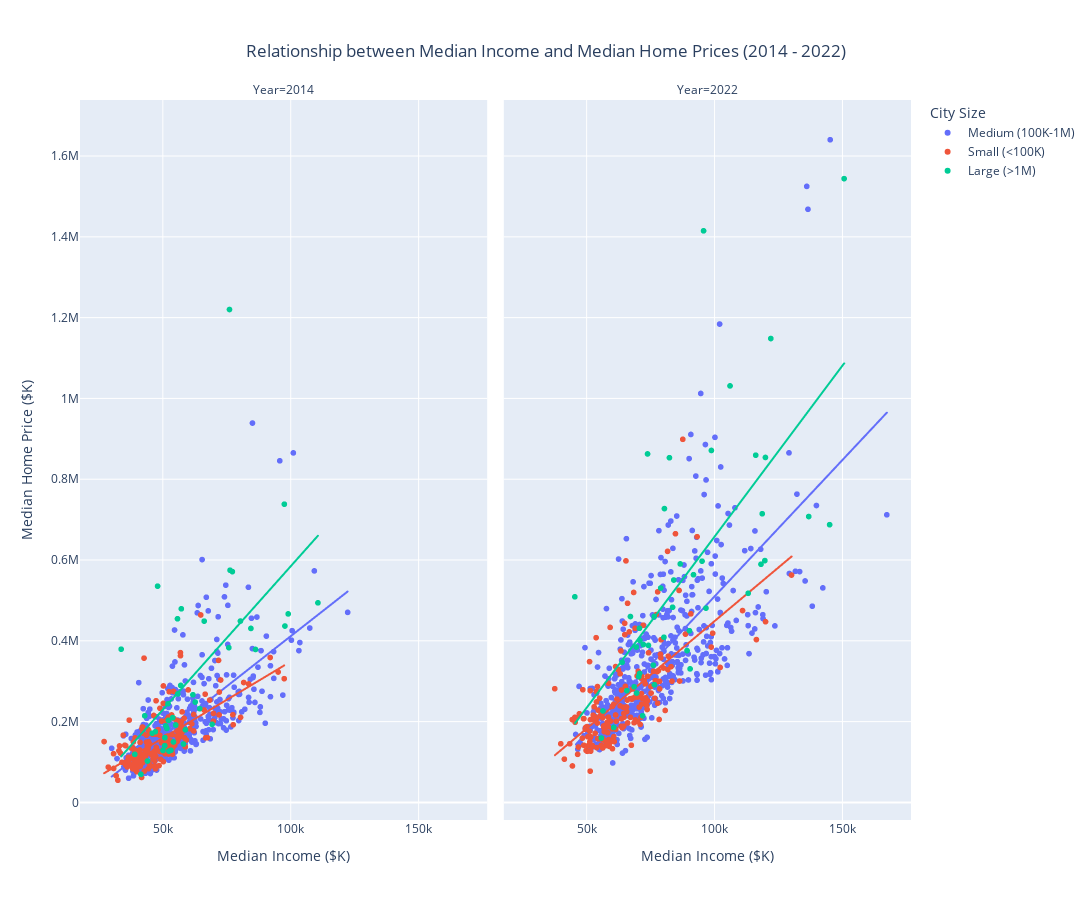

Here is the notebook cell this chart was saved with:
### Code cell
import plotly.express as px
import pandas as pd
from sklearn.linear_model import LinearRegression

# Define the years of interest
years = [2014, 2022]

# Define thresholds for small, medium, and large cities based on typical population sizes
small_threshold = 100000
large_threshold = 1000000

# Create an empty DataFrame to store the results for Plotly
plotly_data = pd.DataFrame()

# Loop through each year
for year in years:
    # Filter the data for the specific year
    df_year = df_red_all[df_red_all['year'] == year]
    
    # Filter out rows where population is 0
    df_year = df_year[df_year['population'] > 0]
    
    # Categorize population into small, medium, and large cities
    def categorize_city(pop):
        if pop < small_threshold:
            return 'Small (<100K)'
        elif small_threshold <= pop <= large_threshold:
            return 'Medium (100K-1M)'
        else:
            return 'Large (>1M)'
    
    df_year['City_Size'] = df_year['population'].apply(categorize_city)
    
    # Prepare data for regression
    X = df_year['med_inc'].values.reshape(-1, 1) / 1000  # Convert to thousands
    y = df_year['all_home_val'].values / 1000  # Convert to thousands
    
    # Fit the linear regression model
    model = LinearRegression()
    model.fit(X, y)
    y_pred = model.predict(X)
    
    # Add regression predictions to the DataFrame
    df_year['Predicted_Home_Value'] = y_pred
    
    # Append the data to the plotly_data DataFrame
    plotly_data = pd.concat([plotly_data, df_year])

# Create the interactive scatter plot with Plotly
fig = px.scatter(
    plotly_data,
    x='med_inc',
    y='all_home_val',
    color='City_Size',
    facet_col='year',
    trendline='ols',
    labels={
        'med_inc': 'Median Income ($K)',
        'all_home_val': 'Median Home Price ($K)',
        'City_Size': 'City Size',
        'year': 'Year'
    },
    hover_data={
        'county_state': True,  # Add county_state to the hover information
        'med_inc': ':.2f',  # Format median income
        'all_home_val': ':.2f',  # Format median home value
        #'Predicted_Home_Value': ':.2f'  # Format predicted home value
    },
    title="Relationship between Median Income and Median Home Prices (2014 - 2022)"
)

# Customize the layout
fig.update_layout(
    height=900,
    width=1200,
    title={
        'text': "Relationship between Median Income and Median Home Prices (2014 - 2022)",
        'y':0.95,
        'x':0.5,
        'xanchor': 'center',
        'yanchor': 'top'
    },
    xaxis_title="Median Income ($K)",
    yaxis_title="Median Home Price ($K)"
)

# Show the plot
fig.show()

### Figure 1 — Plotly figure (JSON) as saved in the notebook; plotly's stock layout.template omitted (floating-point values rounded to 4 significant figures; data arrays with more than 128 entries replaced by an {"elided": "..."} marker saying what was removed)
{"data": [{"customdata": {"elided": "517x1 str values"}, "hovertemplate": "City Size=Medium (100K-1M)<br>Year=2014<br>Median Income ($K)=%{x:.2f}<br>Median Home Price ($K)=%{y:.2f}<br>county_state=%{customdata[0]}<extra></extra>", "legendgroup": "Medium (100K-1M)", "marker": {"color": "#636efa", "symbol": "circle"}, "mode": "markers", "name": "Medium (100K-1M)", "showlegend": true, "type": "scattergl", "x": {"elided": "517 int values"}, "xaxis": "x", "y": {"elided": "517 float values"}, "yaxis": "y"}, {"hovertemplate": "<b>OLS trendline</b><br>all_home_val = 4.9638 * med_inc + -85055.4<br>R<sup>2</sup>=0.483389<br><br>City Size=Medium (100K-1M)<br>Year=2014<br>Median Income ($K)=%{x:.2f}<br>Median Home Price ($K)=%{y:.2f} <b>(trend)</b><extra></extra>", "legendgroup": "Medium (100K-1M)", "marker": {"color": "#636efa", "symbol": "circle"}, "mode": "lines", "name": "Medium (100K-1M)", "showlegend": false, "type": "scattergl", "x": {"elided": "517 int values"}, "xaxis": "x", "y": {"elided": "517 float values"}, "yaxis": "y"}, {"customdata": {"elided": "533x1 str values"}, "hovertemplate": "City Size=Medium (100K-1M)<br>Year=2022<br>Median Income ($K)=%{x:.2f}<br>Median Home Price ($K)=%{y:.2f}<br>county_state=%{customdata[0]}<extra></extra>", "legendgroup": "Medium (100K-1M)", "marker": {"color": "#636efa", "symbol": "circle"}, "mode": "markers", "name": "Medium (100K-1M)", "showlegend": false, "type": "scattergl", "x": {"elided": "533 int values"}, "xaxis": "x2", "y": {"elided": "533 float values"}, "yaxis": "y2"}, {"hovertemplate": "<b>OLS trendline</b><br>all_home_val = 6.75127 * med_inc + -166335<br>R<sup>2</sup>=0.494757<br><br>City Size=Medium (100K-1M)<br>Year=2022<br>Median Income ($K)=%{x:.2f}<br>Median Home Price ($K)=%{y:.2f} <b>(trend)</b><extra></extra>", "legendgroup": "Medium (100K-1M)", "marker": {"color": "#636efa", "symbol": "circle"}, "mode": "lines", "name": "Medium (100K-1M)", "showlegend": false, "type": "scattergl", "x": {"elided": "533 int values"}, "xaxis": "x2", "y": {"elided": "533 float values"}, "yaxis": "y2"}, {"customdata": {"elided": "203x1 str values"}, "hovertemplate": "City Size=Small (<100K)<br>Year=2014<br>Median Income ($K)=%{x:.2f}<br>Median Home Price ($K)=%{y:.2f}<br>county_state=%{customdata[0]}<extra></extra>", "legendgroup": "Small (<100K)", "marker": {"color": "#EF553B", "symbol": "circle"}, "mode": "markers", "name": "Small (<100K)", "showlegend": true, "type": "scattergl", "x": {"elided": "203 int values"}, "xaxis": "x", "y": {"elided": "203 float values"}, "yaxis": "y"}, {"hovertemplate": "<b>OLS trendline</b><br>all_home_val = 3.78887 * med_inc + -30309.3<br>R<sup>2</sup>=0.466973<br><br>City Size=Small (<100K)<br>Year=2014<br>Median Income ($K)=%{x:.2f}<br>Median Home Price ($K)=%{y:.2f} <b>(trend)</b><extra></extra>", "legendgroup": "Small (<100K)", "marker": {"color": "#EF553B", "symbol": "circle"}, "mode": "lines", "name": "Small (<100K)", "showlegend": false, "type": "scattergl", "x": {"elided": "203 int values"}, "xaxis": "x", "y": {"elided": "203 float values"}, "yaxis": "y"}, {"customdata": {"elided": "182x1 str values"}, "hovertemplate": "City Size=Small (<100K)<br>Year=2022<br>Median Income ($K)=%{x:.2f}<br>Median Home Price ($K)=%{y:.2f}<br>county_state=%{customdata[0]}<extra></extra>", "legendgroup": "Small (<100K)", "marker": {"color": "#EF553B", "symbol": "circle"}, "mode": "markers", "name": "Small (<100K)", "showlegend": false, "type": "scattergl", "x": {"elided": "182 int values"}, "xaxis": "x2", "y": {"elided": "182 float values"}, "yaxis": "y2"}, {"hovertemplate": "<b>OLS trendline</b><br>all_home_val = 5.31413 * med_inc + -83607.5<br>R<sup>2</sup>=0.416467<br><br>City Size=Small (<100K)<br>Year=2022<br>Median Income ($K)=%{x:.2f}<br>Median Home Price ($K)=%{y:.2f} <b>(trend)</b><extra></extra>", "legendgroup": "Small (<100K)", "marker": {"color": "#EF553B", "symbol": "circle"}, "mode": "lines", "name": "Small (<100K)", "showlegend": false, "type": "scattergl", "x": {"elided": "182 int values"}, "xaxis": "x2", "y": {"elided": "182 float values"}, "yaxis": "y2"}, {"customdata": [["Maricopa County, AZ"], ["Pima County, AZ"], ["Santa Clara County, CA"], ["Contra Costa County, CA"], ["Alameda County, CA"], ["Orange County, CA"], ["San Diego County, CA"], ["Riverside County, CA"], ["Sacramento County, CA"], ["Los Angeles County, CA"], ["San Bernardino County, CA"], ["Palm Beach County, FL"], ["Broward County, FL"], ["Hillsborough County, FL"], ["Orange County, FL"], ["Miami-Dade County, FL"], ["Clark County, NV"], ["Bronx County, NY"], ["Cook County, IL"], ["Middlesex County, MA"], ["Montgomery County, MD"], ["Oakland County, MI"], ["Wayne County, MI"], ["Hennepin County, MN"], ["Mecklenburg County, NC"], ["Nassau County, NY"], ["Suffolk County, NY"], ["New York County, NY"], ["Queens County, NY"], ["Kings County, NY"], ["Franklin County, OH"], ["Cuyahoga County, OH"], ["Allegheny County, PA"], ["Philadelphia County, PA"], ["Travis County, TX"], ["Tarrant County, TX"], ["Harris County, TX"], ["Bexar County, TX"], ["Dallas County, TX"], ["Salt Lake County, UT"], ["Fairfax County, VA"], ["King County, WA"]], "hovertemplate": "City Size=Large (>1M)<br>Year=2014<br>Median Income ($K)=%{x:.2f}<br>Median Home Price ($K)=%{y:.2f}<br>county_state=%{customdata[0]}<extra></extra>", "legendgroup": "Large (>1M)", "marker": {"color": "#00cc96", "symbol": "circle"}, "mode": "markers", "name": "Large (>1M)", "showlegend": true, "type": "scattergl", "x": [53896, 45856, 97532, 80361, 77214, 76306, 66192, 57006, 55842, 55746, 52041, 52203, 51608, 50796, 47055, 42926, 51214, 33712, 55069, 84464, 97765, 69293, 41435, 64433, 58841, 99035, 86266, 76089, 57241, 47966, 53180, 44016, 52400, 39043, 61787, 58099, 54178, 50760, 50076, 62672, 110674, 75834], "xaxis": "x", "y": [210000.0, 171400.0, 738200.0, 448900.0, 571200.0, 574800.0, 448800.0, 289600.0, 268400.0, 454500.0, 244200.0, 203000.0, 183000.0, 160300.0, 174800.0, 214500.0, 189200.0, 379300.0, 191600.0, 430600.0, 436600.0, 193200.0, 69460.0, 232100.0, 179700.0, 466600.0, 378600.0, 1220000.0, 479200.0, 535300.0, 129000.0, 102400.0, 127000.0, 119000.0, 266400.0, 144600.0, 149600.0, 140500.0, 128600.0, 248400.0, 494000.0, 383100.0], "yaxis": "y"}, {"hovertemplate": "<b>OLS trendline</b><br>all_home_val = 7.09901 * med_inc + -125581<br>R<sup>2</sup>=0.346917<br><br>City Size=Large (>1M)<br>Year=2014<br>Median Income ($K)=%{x:.2f}<br>Median Home Price ($K)=%{y:.2f} <b>(trend)</b><extra></extra>", "legendgroup": "Large (>1M)", "marker": {"color": "#00cc96", "symbol": "circle"}, "mode": "lines", "name": "Large (>1M)", "showlegend": false, "type": "scattergl", "x": [33712, 39043, 41435, 42926, 44016, 45856, 47055, 47966, 50076, 50760, 50796, 51214, 51608, 52041, 52203, 52400, 53180, 53896, 54178, 55069, 55746, 55842, 57006, 57241, 58099, 58841, 61787, 62672, 64433, 66192, 69293, 75834, 76089, 76306, 77214, 80361, 84464, 86266, 97532, 97765, 99035, 110674], "xaxis": "x", "y": [113700.0, 151600.0, 168600.0, 179200.0, 186900.0, 200000.0, 208500.0, 214900.0, 229900.0, 234800.0, 235000.0, 238000.0, 240800.0, 243900.0, 245000.0, 246400.0, 251900.0, 257000.0, 259000.0, 265400.0, 270200.0, 270800.0, 279100.0, 280800.0, 286900.0, 292100.0, 313000.0, 319300.0, 331800.0, 344300.0, 366300.0, 412800.0, 414600.0, 416100.0, 422600.0, 444900.0, 474000.0, 486800.0, 566800.0, 568500.0, 577500.0, 660100.0], "yaxis": "y"}, {"customdata": [["Santa Clara County, CA"], ["New York County, NY"], ["Alameda County, CA"], ["Orange County, CA"], ["San Diego County, CA"], ["Kings County, NY"], ["King County, WA"], ["Contra Costa County, CA"], ["Los Angeles County, CA"], ["Queens County, NY"], ["Middlesex County, MA"], ["Nassau County, NY"], ["Fairfax County, VA"], ["Suffolk County, NY"], ["Travis County, TX"], ["Riverside County, CA"], ["Montgomery County, MD"], ["Salt Lake County, UT"], ["Sacramento County, CA"], ["San Bernardino County, CA"], ["Collin County, TX"], ["Maricopa County, AZ"], ["Wake County, NC"], ["Palm Beach County, FL"], ["Miami-Dade County, FL"], ["Fulton County, GA"], ["Mecklenburg County, NC"], ["Broward County, FL"], ["Orange County, FL"], ["Hillsborough County, FL"], ["Fresno County, CA"], ["Hennepin County, MN"], ["Pima County, AZ"], ["Tarrant County, TX"], ["Oakland County, MI"], ["Dallas County, TX"], ["Duval County, FL"], ["Cook County, IL"], ["Harris County, TX"], ["Bexar County, TX"], ["Franklin County, OH"], ["Bronx County, NY"], ["Clark County, NV"], ["Philadelphia County, PA"], ["Allegheny County, PA"], ["Cuyahoga County, OH"], ["Wayne County, MI"]], "hovertemplate": "City Size=Large (>1M)<br>Year=2022<br>Median Income ($K)=%{x:.2f}<br>Median Home Price ($K)=%{y:.2f}<br>county_state=%{customdata[0]}<extra></extra>", "legendgroup": "Large (>1M)", "marker": {"color": "#00cc96", "symbol": "circle"}, "mode": "markers", "name": "Large (>1M)", "showlegend": false, "type": "scattergl", "x": [150839, 95866, 122159, 106209, 98928, 73951, 116255, 120061, 82516, 80557, 118800, 136984, 145164, 119838, 95259, 86748, 118323, 91924, 84211, 79091, 113305, 83747, 96806, 76592, 67263, 90346, 80365, 70978, 72324, 74308, 69571, 89399, 64014, 76210, 90594, 70852, 70533, 76632, 68706, 65854, 69681, 45517, 70797, 56517, 72031, 60736, 55867], "xaxis": "x2", "y": [1544000.0, 1415000.0, 1148000.0, 1031000.0, 871200.0, 862600.0, 859500.0, 853800.0, 853200.0, 727300.0, 714600.0, 707600.0, 687500.0, 598600.0, 597200.0, 590300.0, 589600.0, 563600.0, 550400.0, 530600.0, 517600.0, 483100.0, 480900.0, 460200.0, 460100.0, 424900.0, 408800.0, 400800.0, 390800.0, 388600.0, 384600.0, 375800.0, 346600.0, 339700.0, 330500.0, 319200.0, 311400.0, 291200.0, 286100.0, 276600.0, 270800.0, 508900.0, 431100.0, 226300.0, 214700.0, 185600.0, 159400.0], "yaxis": "y2"}, {"hovertemplate": "<b>OLS trendline</b><br>all_home_val = 8.4658 * med_inc + -190139<br>R<sup>2</sup>=0.458837<br><br>City Size=Large (>1M)<br>Year=2022<br>Median Income ($K)=%{x:.2f}<br>Median Home Price ($K)=%{y:.2f} <b>(trend)</b><extra></extra>", "legendgroup": "Large (>1M)", "marker": {"color": "#00cc96", "symbol": "circle"}, "mode": "lines", "name": "Large (>1M)", "showlegend": false, "type": "scattergl", "x": [45517, 55867, 56517, 60736, 64014, 65854, 67263, 68706, 69571, 69681, 70533, 70797, 70852, 70978, 72031, 72324, 73951, 74308, 76210, 76592, 76632, 79091, 80365, 80557, 82516, 83747, 84211, 86748, 89399, 90346, 90594, 91924, 95259, 95866, 96806, 98928, 106209, 113305, 116255, 118323, 118800, 119838, 120061, 122159, 136984, 145164, 150839], "xaxis": "x2", "y": [195200.0, 282800.0, 288300.0, 324000.0, 351800.0, 367400.0, 379300.0, 391500.0, 398800.0, 399800.0, 407000.0, 409200.0, 409700.0, 410700.0, 419700.0, 422100.0, 435900.0, 438900.0, 455000.0, 458300.0, 458600.0, 479400.0, 490200.0, 491800.0, 508400.0, 518800.0, 522800.0, 544300.0, 566700.0, 574700.0, 576800.0, 588100.0, 616300.0, 621400.0, 629400.0, 647400.0, 709000.0, 769100.0, 794100.0, 811600.0, 815600.0, 824400.0, 826300.0, 844000.0, 969500.0, 1039000.0, 1087000.0], "yaxis": "y2"}], "layout": {"annotations": [{"font": {}, "showarrow": false, "text": "Year=2014", "x": 0.245, "xanchor": "center", "xref": "paper", "y": 1, "yanchor": "bottom", "yref": "paper"}, {"font": {}, "showarrow": false, "text": "Year=2022", "x": 0.755, "xanchor": "center", "xref": "paper", "y": 1, "yanchor": "bottom", "yref": "paper"}], "height": 900, "legend": {"title": {"text": "City Size"}, "tracegroupgap": 0}, "title": {"text": "Relationship between Median Income and Median Home Prices (2014 - 2022)", "x": 0.5, "xanchor": "center", "y": 0.95, "yanchor": "top"}, "width": 1200, "xaxis": {"anchor": "y", "domain": [0, 0.49], "title": {"text": "Median Income ($K)"}}, "xaxis2": {"anchor": "y2", "domain": [0.51, 1], "matches": "x", "title": {"text": "Median Income ($K)"}}, "yaxis": {"anchor": "x", "domain": [0, 1], "title": {"text": "Median Home Price ($K)"}}, "yaxis2": {"anchor": "x2", "domain": [0, 1], "matches": "y", "showticklabels": false}}}
